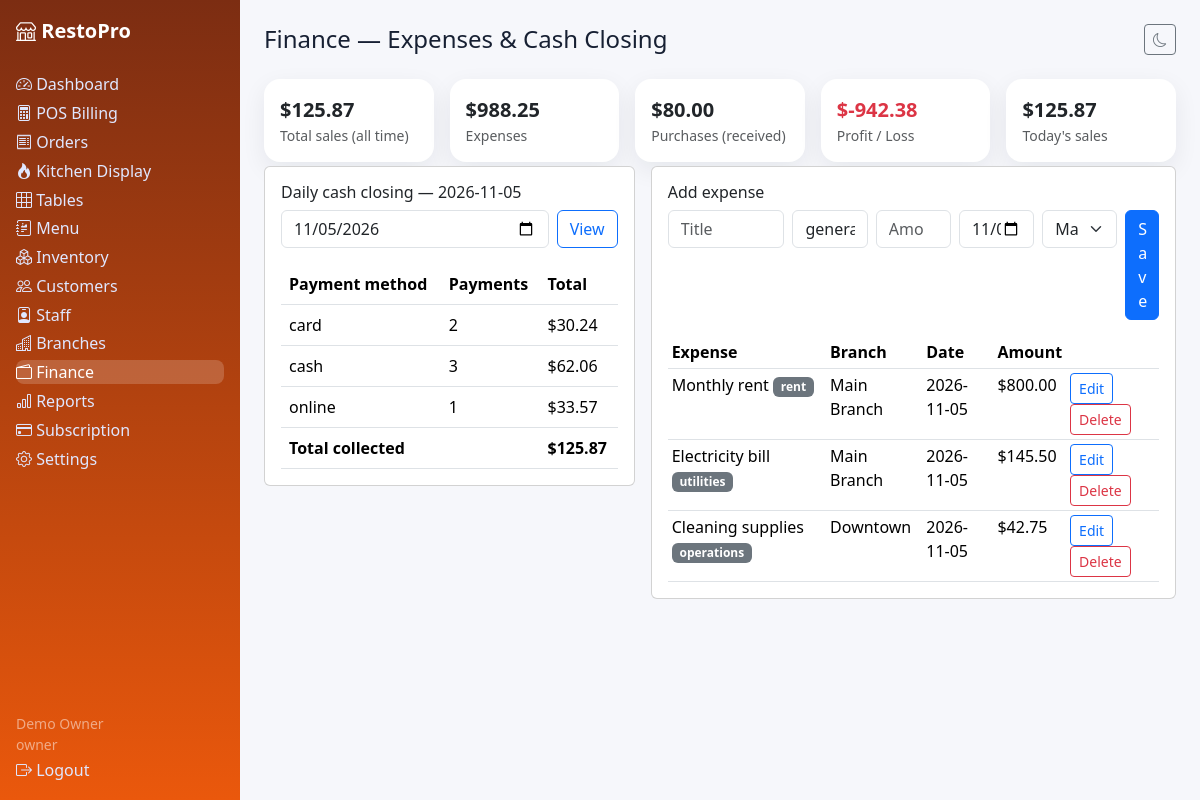
Screenshot of /finance.php (signed in) with the database file from the repository.
### tables this page shows
CREATE TABLE expenses (id INT UNSIGNED AUTO_INCREMENT PRIMARY KEY, tenant_id INT UNSIGNED NOT NULL, branch_id INT UNSIGNED NULL, title VARCHAR(150) NOT NULL, category VARCHAR(60) NOT NULL DEFAULT 'general', amount DECIMAL(12,2) NOT NULL DEFAULT 0, expense_date DATE NOT NULL, created_at DATETIME NOT NULL DEFAULT CURRENT_TIMESTAMP, INDEX idx_exp_tenant(tenant_id), CONSTRAINT fk_exp_tenant FOREIGN KEY(tenant_id) REFERENCES tenants(id) ON DELETE CASCADE, CONSTRAINT fk_exp_branch FOREIGN KEY(branch_id) REFERENCES branches(id) ON DELETE SET NULL);

CREATE TABLE branches (id INT UNSIGNED AUTO_INCREMENT PRIMARY KEY, tenant_id INT UNSIGNED NOT NULL, name VARCHAR(120) NOT NULL, address VARCHAR(255) NULL, phone VARCHAR(40) NULL, is_main TINYINT(1) NOT NULL DEFAULT 0, created_at DATETIME NOT NULL DEFAULT CURRENT_TIMESTAMP, INDEX idx_branch_tenant(tenant_id), CONSTRAINT fk_branch_tenant FOREIGN KEY(tenant_id) REFERENCES tenants(id) ON DELETE CASCADE);

### includes/functions.php (called while the page is built, shortened)
<?php
function e(?string $v): string { return htmlspecialchars($v ?? '', ENT_QUOTES, 'UTF-8'); }
function flash(string $key, ?string $msg = null): ?string {
    $v = $_SESSION['flash'][$key] ?? null; unset($_SESSION['flash'][$key]); return $v;
}
function current_user(): ?array { return $_SESSION['user'] ?? null; }
function tenant_id(): ?int { $u = current_user(); return isset($u['tenant_id']) && $u['tenant_id'] !== null ? (int)$u['tenant_id'] : null; }
function money($n): string { return '$' . number_format((float)$n, 2); }
function branch_id(): ?int { $u = current_user(); return isset($u['branch_id']) && $u['branch_id'] !== null ? (int)$u['branch_id'] : null; }
function tenant_branches(PDO $pdo, int $tid): array { $s=$pdo->prepare('SELECT * FROM branches WHERE tenant_id=? ORDER BY id'); $s->execute([$tid]); return $s->fetchAll(); }

### includes/auth.php (called while the page is built, shortened)
<?php
require_once __DIR__ . '/../config/database.php';
require_once __DIR__ . '/functions.php';
function require_tenant(): int {
    $t = tenant_id();
    return $t;
}

### finance.php (the view, shortened to what this page needs)
<?php require_once __DIR__ . '/includes/auth.php'; $pdo=db(); $tid=require_tenant(); $bid=branch_id();
function q1(PDO $pdo,string $sql,array $a){ $s=$pdo->prepare($sql); $s->execute($a); return $s->fetchColumn(); }
function qa(PDO $pdo,string $sql,array $a): array { $s=$pdo->prepare($sql); $s->execute($a); return $s->fetchAll(); }
$branches=tenant_branches($pdo,$tid);
$date=$_GET['date']??date('Y-m-d');
$closing=qa($pdo,'SELECT method, COALESCE(SUM(amount),0) total, COUNT(*) cnt FROM order_payments WHERE tenant_id=? AND DATE(created_at)=? AND status="paid" GROUP BY method',[$tid,$date]);
$daySales=q1($pdo,'SELECT COALESCE(SUM(total),0) FROM orders WHERE tenant_id=? AND DATE(created_at)=CURDATE() AND status NOT IN ("cancelled","refunded")',[$tid]);
$sales=q1($pdo,'SELECT COALESCE(SUM(total),0) FROM orders WHERE tenant_id=? AND status NOT IN ("cancelled","refunded")',[$tid]);
$exp=q1($pdo,'SELECT COALESCE(SUM(amount),0) FROM expenses WHERE tenant_id=?',[$tid]);
$purch=q1($pdo,'SELECT COALESCE(SUM(total),0) FROM purchase_orders WHERE tenant_id=? AND status="received"',[$tid]);
$expenses=qa($pdo,'SELECT e.*,b.name branch_name FROM expenses e LEFT JOIN branches b ON b.id=e.branch_id WHERE e.tenant_id=? ORDER BY e.expense_date DESC LIMIT 30',[$tid]);
$edit=null; if(!empty($_GET['edit'])){ $s=$pdo->prepare('SELECT * FROM expenses WHERE id=? AND tenant_id=?'); $s->execute([(int)$_GET['edit'],$tid]); $edit=$s->fetch(); }
include __DIR__ . '/includes/header.php'; ?>
<div class="row g-3 mb-1"><?php foreach([['Total sales (all time)',$sales],['Expenses',$exp],['Purchases (received)',$purch],['Profit / Loss',$sales-$exp-$purch],["Today's sales",$daySales]] as [$l,$v]): ?><div class="col-md-4 col-xl"><div class="card stat-card p-3"><div class="fs-5 fw-bold <?= $v<0?'text-danger':'' ?>"><?= money($v) ?></div><div class="text-muted small"><?= $l ?></div></div></div><?php endforeach; ?></div>
<div class="row g-3"><div class="col-lg-5"><div class="card p-3"><h6>Daily cash closing — <?= e($date) ?></h6>
<form class="d-flex gap-2 mb-3" method="get"><input class="form-control" type="date" name="date" value="<?= e($date) ?>"><button class="btn btn-outline-primary">View</button></form>
<table class="table mb-0"><tr><th>Payment method</th><th>Payments</th><th>Total</th></tr><?php $gt=0; foreach($closing as $r): $gt+=(float)$r['total']; ?><tr><td><?= e($r['method']) ?></td><td><?= $r['cnt'] ?></td><td><?= money($r['total']) ?></td></tr><?php endforeach; ?><tr class="fw-bold"><td>Total collected</td><td></td><td><?= money($gt) ?></td></tr></table></div></div>
<div class="col-lg-7"><div class="card p-3"><h6><?= $edit?'Edit':'Add' ?> expense</h6><form class="row g-2 mb-3" method="post">
<div class="col-md-3"><input class="form-control" name="title" placeholder="Title" value="<?= e($edit['title']??'') ?>" required></div>
<div class="col-md-2"><input class="form-control" name="category" placeholder="Category" value="<?= e($edit['category']??'general') ?>"></div>
<div class="col-md-2"><input class="form-control" type="number" step="0.01" name="amount" placeholder="Amount" value="<?= e($edit['amount']??'') ?>" required></div>
<div class="col-md-2"><input class="form-control" type="date" name="expense_date" value="<?= e($edit['expense_date']??date('Y-m-d')) ?>"></div>
<div class="col-md-2"><select class="form-select" name="branch_id"><?php foreach($branches as $b): ?><option value="<?= $b['id'] ?>" <?= ($edit['branch_id']??$bid)==$b['id']?'selected':'' ?>><?= e($b['name']) ?></option><?php endforeach; ?></select></div>
<div class="col-md-1"><button class="btn btn-primary w-100">Save</button></div></form>
<table class="table table-sm mb-0"><tr><th>Expense</th><th>Branch</th><th>Date</th><th>Amount</th><th></th></tr><?php foreach($expenses as $r): ?><tr><td><?= e($r['title']) ?> <span class="badge bg-secondary"><?= e($r['category']) ?></span></td><td><?= e($r['branch_name']??'') ?></td><td><?= e($r['expense_date']) ?></td><td><?= money($r['amount']) ?></td><td><a class="btn btn-sm btn-outline-primary" href="?edit=<?= $r['id'] ?>">Edit</a> <form method="post" class="d-inline"><?= csrf_field() ?><input type="hidden" name="action" value="expense_delete"><input type="hidden" name="id" value="<?= $r['id'] ?>"><button class="btn btn-sm btn-outline-danger">Delete</button></form></td></tr><?php endforeach; ?></table></div></div></div>
<?php include __DIR__ . '/includes/footer.php'; ?>

### assets/css/style.css (style rules this page uses)
:root { --brand:#ea580c;--bg:#f6f7fb;--card:#fff;--text:#172033 }
body { background:var(--bg);color:var(--text);font-family:system-ui,-apple-system,"Segoe UI",Roboto,sans-serif }
.stat-card { border:0;border-radius:1rem;box-shadow:0 8px 24px rgba(15,23,42,.07) }

### rows the page displays
expenses: title "Monthly rent", category "rent", branch.name "Main Branch", expense_date "2026-11-05", amount "$800.00"
expenses: title "Electricity bill", category "utilities", branch.name "Main Branch", expense_date "2026-11-05", amount "$145.50"
expenses: title "Cleaning supplies", category "operations", branch.name "Downtown", expense_date "2026-11-05", amount "$42.75"

### other values shown
$l "Dashboard"
$l "POS Billing"
$l "Orders"
$l "Kitchen Display"
$l "Tables"
$l "Menu"
$l "Inventory"
$l "Customers"
$l "Staff"
$l "Branches"
$l "Finance"
$l "Reports"
$l "Subscription"
$l "Settings"
current_user()['name'] "Demo Owner"
